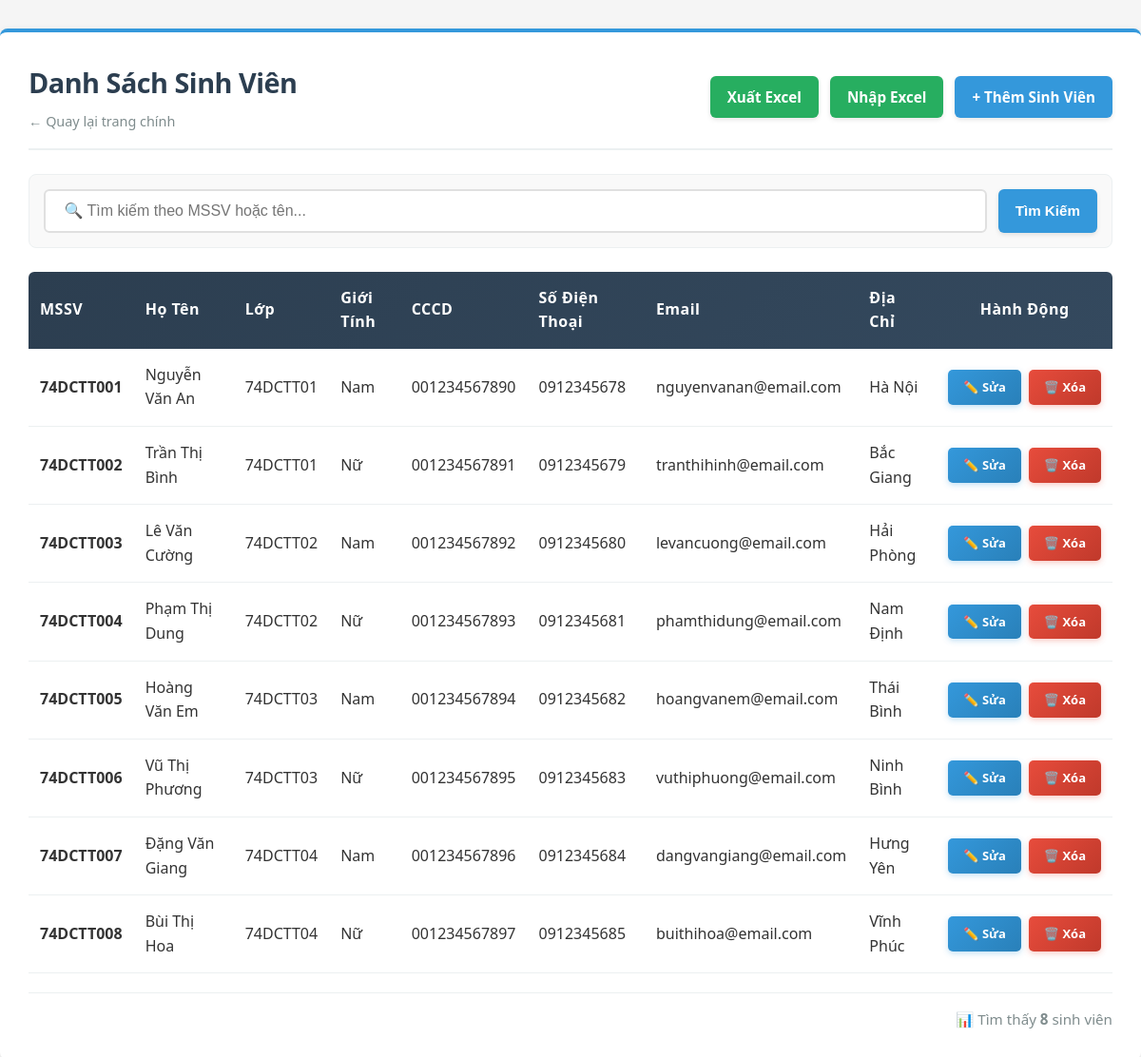
The app's page /QuanLyKTX_API/Public/student (signed in), older data.
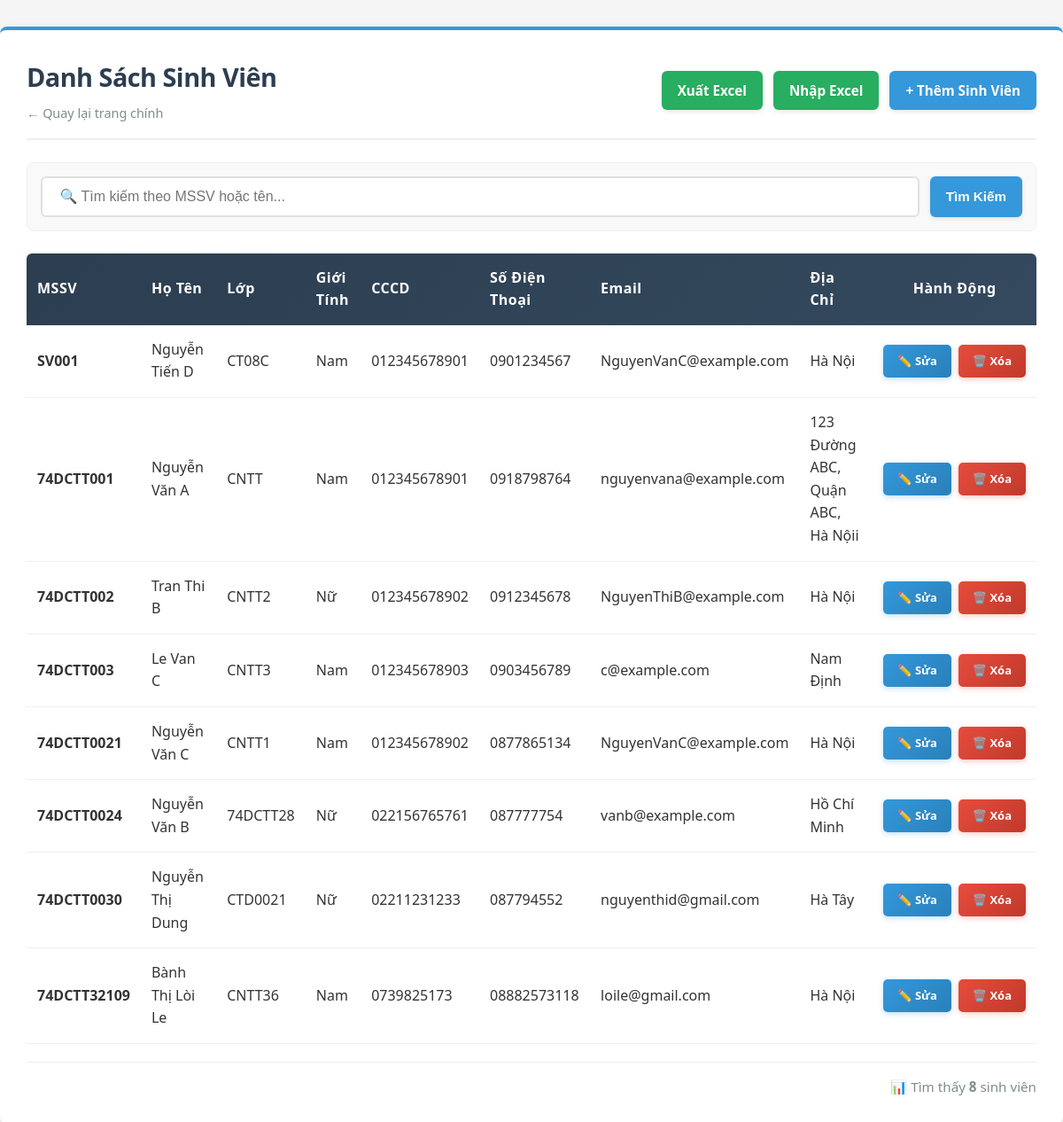
The same page, newer data.
### tables this page shows
CREATE TABLE `sinhvien` (
  `id` int(11) NOT NULL,
  `masv` varchar(20) NOT NULL,
  `hoten` varchar(100) NOT NULL,
  `lop` varchar(20) DEFAULT NULL,
  `gioitinh` varchar(10) DEFAULT NULL,
  `cccd` varchar(20) DEFAULT NULL,
  `sodienthoai` varchar(15) DEFAULT NULL,
  `email` varchar(100) DEFAULT NULL,
  `diachi` text DEFAULT NULL,
  `created_at` timestamp NOT NULL DEFAULT current_timestamp()
);

### QuanLyKTX_API/Controllers/StudentController.php (called while the page is built, shortened)
<?php
class StudentController extends Controller {
    private $studentService;
    public function __construct() {
        $this->studentService = new StudentService();
    }
    public function index() {
        $keyword = $this->getInput('keyword');
        if ($keyword) {
            $students = $this->studentService->searchStudents($keyword);
        } else {
            $students = $this->studentService->getAllStudents();
        }
        $this->view('student/list', [
            'title' => 'Danh Sách Sinh Viên',
            'students' => $students,
            'keyword' => $keyword,
            'total' => count($students)
        ]);
    }
}

### QuanLyKTX_API/Config/Database.php (called while the page is built, shortened)
<?php
class Database {
    private static $connection = null;
    public static function getConnection() {
        if (self::$connection === null) {
            $host = 'db';
            $user = 'root';
            $pass = 'root_password';
            $db   = 'quanlykytucxa';
            $port = 3306;
            self::$connection = new \mysqli($host, $user, $pass, $db, $port);
            self::$connection->set_charset("utf8");
        }
        return self::$connection;
    }
}

### QuanLyKTX_API/Services/StudentService.php (called while the page is built, shortened)
<?php
class StudentService {
    private $studentRepo;
    public function __construct() {
        $this->studentRepo = new StudentRepository();
    }
    public function getAllStudents() {
        return $this->studentRepo->getAllStudents();
    }
}

### QuanLyKTX_API/Models/StudentRepository.php (called while the page is built, shortened)
<?php
class StudentRepository extends Repository {
    protected $table = 'sinhvien';
    public function getAllStudents() {
        $sql = "SELECT * FROM {$this->table} ORDER BY LENGTH(masv) ASC, masv ASC";
        return $this->fetchAll($sql);
    }
}

### QuanLyKTX_API/Core/Repository.php (called while the page is built, shortened)
<?php
abstract class Repository {
    protected $db;
    public function __construct() {
        $this->db = \Config\Database::getConnection();
    }
    protected function fetchAll($sql, $types = '', $params = []) {
        if (empty($params)) {
            $result = $this->db->query($sql);
            $data = [];
            if ($result) {
                while ($row = $result->fetch_assoc()) {
                    $data[] = $row;
                }
            }
            return $data;
        }
        return [];
    }
}

### QuanLyKTX_API/Views/student/list.php (the view, shortened to what this page needs)
<!DOCTYPE html>
<html lang="vi">
<head>
    <link rel="stylesheet" href="<?= PUBLIC_URL ?>css/list.css?v=<?= time() ?>">
</head>
<body>
<div class="container">
    <div class="header">
        <div>
            <h1><?= htmlspecialchars($title) ?></h1>
            <a href="<?= BASE_URL ?>auth/dashboard" class="back-link">← Quay lại trang chính</a>
        </div>
        <div class="header-actions">
            <a href="<?= BASE_URL ?>student/export" class="btn btn-success">Xuất Excel</a>
            <a href="<?= BASE_URL ?>student/import" class="btn btn-success">Nhập Excel</a>
            <a href="<?= BASE_URL ?>student/create" class="btn btn-primary">+ Thêm Sinh Viên</a>
        </div>
    </div>
    <form method="GET" action="<?= BASE_URL ?>student" class="search-box">
        <input type="text" name="keyword" placeholder=" 🔍 Tìm kiếm theo MSSV hoặc tên..." value="<?= htmlspecialchars($keyword) ?>">
        <button type="submit" class="btn btn-primary">Tìm Kiếm</button>
    </form>
    <?php if (!empty($students)): ?>
        <table>
            <thead>
                <tr>
                    <th>MSSV</th>
                    <th>Họ Tên</th>
                    <th>Lớp</th>
                    <th>Giới Tính</th>
                    <th>CCCD</th>
                    <th>Số Điện Thoại</th>
                    <th>Email</th>
                    <th>Địa Chỉ</th>
                    <th style="text-align: center;">Hành Động</th>
                </tr>
            </thead>
            <tbody>
                <?php foreach ($students as $student): ?>
                    <tr>
                        <td><strong><?= htmlspecialchars($student['masv']) ?></strong></td>
                        <td><?= htmlspecialchars($student['hoten']) ?></td>
                        <td><?= htmlspecialchars($student['lop']) ?></td>
                        <td><?= htmlspecialchars($student['gioitinh']) ?></td>
                        <td><?= htmlspecialchars($student['cccd']) ?></td>
                        <td><?= htmlspecialchars($student['sodienthoai']) ?></td>
                        <td><?= htmlspecialchars($student['email']) ?></td>
                        <td><?= htmlspecialchars($student['diachi']) ?></td>
                        <td>
                            <div class="action-links">
                                <a href="<?= BASE_URL ?>student/edit/<?= $student['masv'] ?>" class="btn-action btn-edit"> ✏️ Sửa</a>
                                <a href="<?= BASE_URL ?>student/delete/<?= $student['masv'] ?>" class="btn-action btn-delete" onclick="return confirm('Bạn chắc chắn muốn xóa?')"> 🗑️ Xóa</a>
                            </div>
                        </td>
                    </tr>
                <?php endforeach; ?>
            </tbody>
        </table>
        <div class="footer-info">📊 Tìm thấy <strong><?= $total ?></strong> sinh viên</div>
    <?php endif; ?>
</div>
</body>
</html>

Row changes from the older to the newer data that the page shows:
removed sinhvien: masv "74DCTT004", hoten "Phạm Thị Dung", lop "74DCTT02", gioitinh "Nữ", cccd "001234567893", sodienthoai "0912345681", email "phamthidung@email.com", diachi "Nam Định"
removed sinhvien: masv "74DCTT007", hoten "Đặng Văn Giang", lop "74DCTT04", gioitinh "Nam", cccd "001234567896", sodienthoai "0912345684", email "dangvangiang@email.com", diachi "Hưng Yên"
added sinhvien: masv "SV001", hoten "Nguyễn Tiến D", lop "CT08C", gioitinh "Nam", cccd "012345678901", sodienthoai "0901234567", email "NguyenVanC@example.com", diachi "Hà Nội"
changed sinhvien "74DCTT001": hoten "Nguyễn Văn An" → "Nguyễn Văn A"; lop "74DCTT01" → "CNTT"; cccd "001234567890" → "012345678901"; sodienthoai "0912345678" → "0918798764"; email "nguyenvanan@email.com" → "nguyenvana@example.com"; diachi "Hà Nội" → "123 Đường ABC, Quận ABC, Hà Nộii"
changed sinhvien "74DCTT002": hoten "Trần Thị Bình" → "Tran Thi B"; lop "74DCTT01" → "CNTT2"; cccd "001234567891" → "012345678902"; sodienthoai "0912345679" → "0912345678"; email "tranthihinh@email.com" → "NguyenThiB@example.com"; diachi "Bắc Giang" → "Hà Nội"
changed sinhvien "74DCTT003": hoten "Lê Văn Cường" → "Le Van C"; lop "74DCTT02" → "CNTT3"; cccd "001234567892" → "012345678903"; sodienthoai "0912345680" → "0903456789"; email "levancuong@email.com" → "c@example.com"; diachi "Hải Phòng" → "Nam Định"
changed sinhvien: masv "74DCTT008" → "74DCTT0021"; hoten "Bùi Thị Hoa" → "Nguyễn Văn C"; lop "74DCTT04" → "CNTT1"; gioitinh "Nữ" → "Nam"; cccd "001234567897" → "012345678902"; sodienthoai "0912345685" → "0877865134"; email "buithihoa@email.com" → "NguyenVanC@example.com"; diachi "Vĩnh Phúc" → "Hà Nội"; moves up the list
changed sinhvien: masv "74DCTT005" → "74DCTT0024"; hoten "Hoàng Văn Em" → "Nguyễn Văn B"; lop "74DCTT03" → "74DCTT28"; gioitinh "Nam" → "Nữ"; cccd "001234567894" → "022156765761"; sodienthoai "0912345682" → "087777754"; email "hoangvanem@email.com" → "vanb@example.com"; diachi "Thái Bình" → "Hồ Chí Minh"
added sinhvien: masv "74DCTT0030", hoten "Nguyễn Thị Dung", lop "CTD0021", gioitinh "Nữ", cccd "02211231233", sodienthoai "087794552", email "nguyenthid@gmail.com", diachi "Hà Tây"
changed sinhvien: masv "74DCTT006" → "74DCTT32109"; hoten "Vũ Thị Phương" → "Bành Thị Lòi Le"; lop "74DCTT03" → "CNTT36"; gioitinh "Nữ" → "Nam"; cccd "001234567895" → "0739825173"; sodienthoai "0912345683" → "08882573118"; email "vuthiphuong@email.com" → "loile@gmail.com"; diachi "Ninh Bình" → "Hà Nội"
